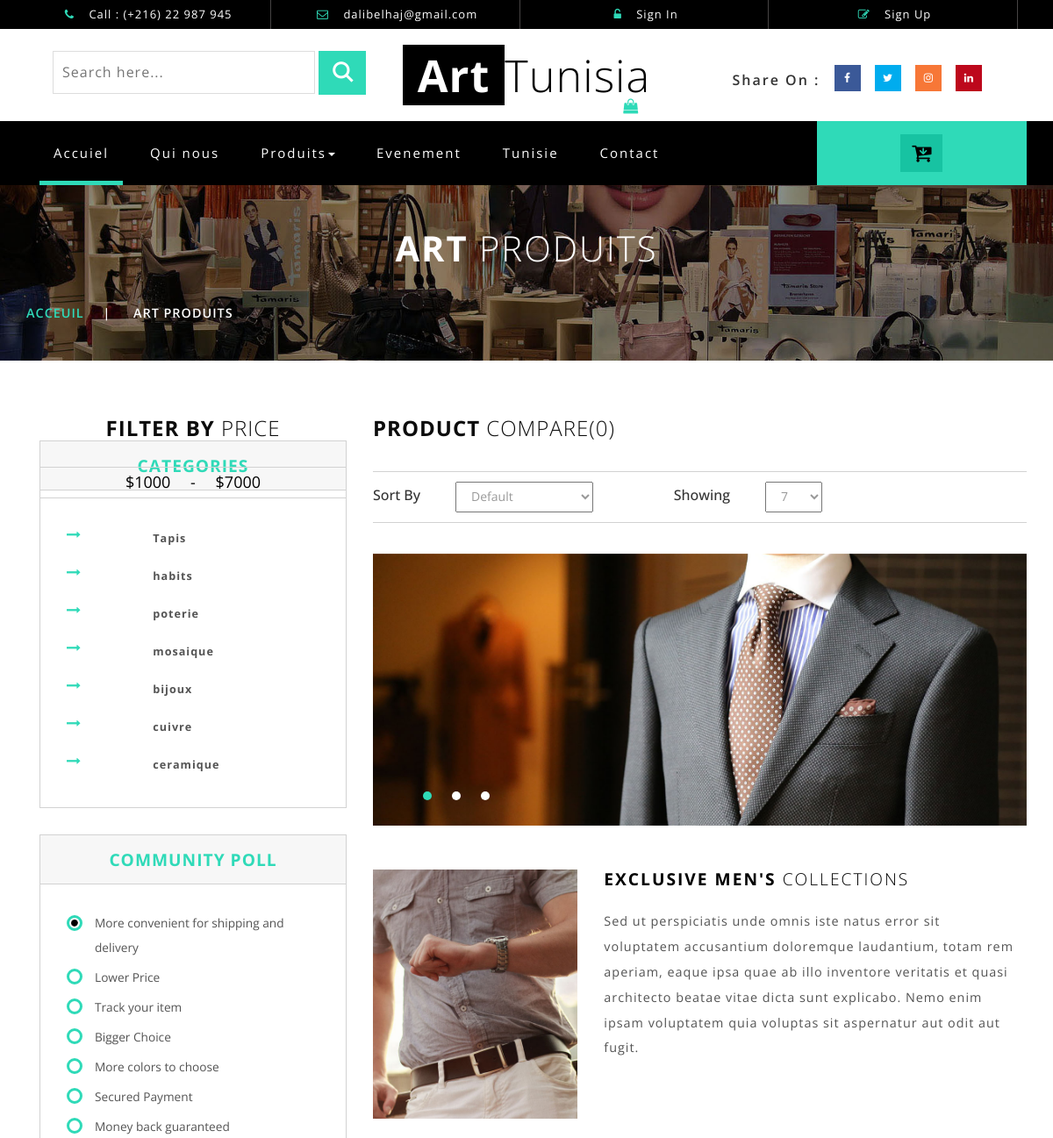
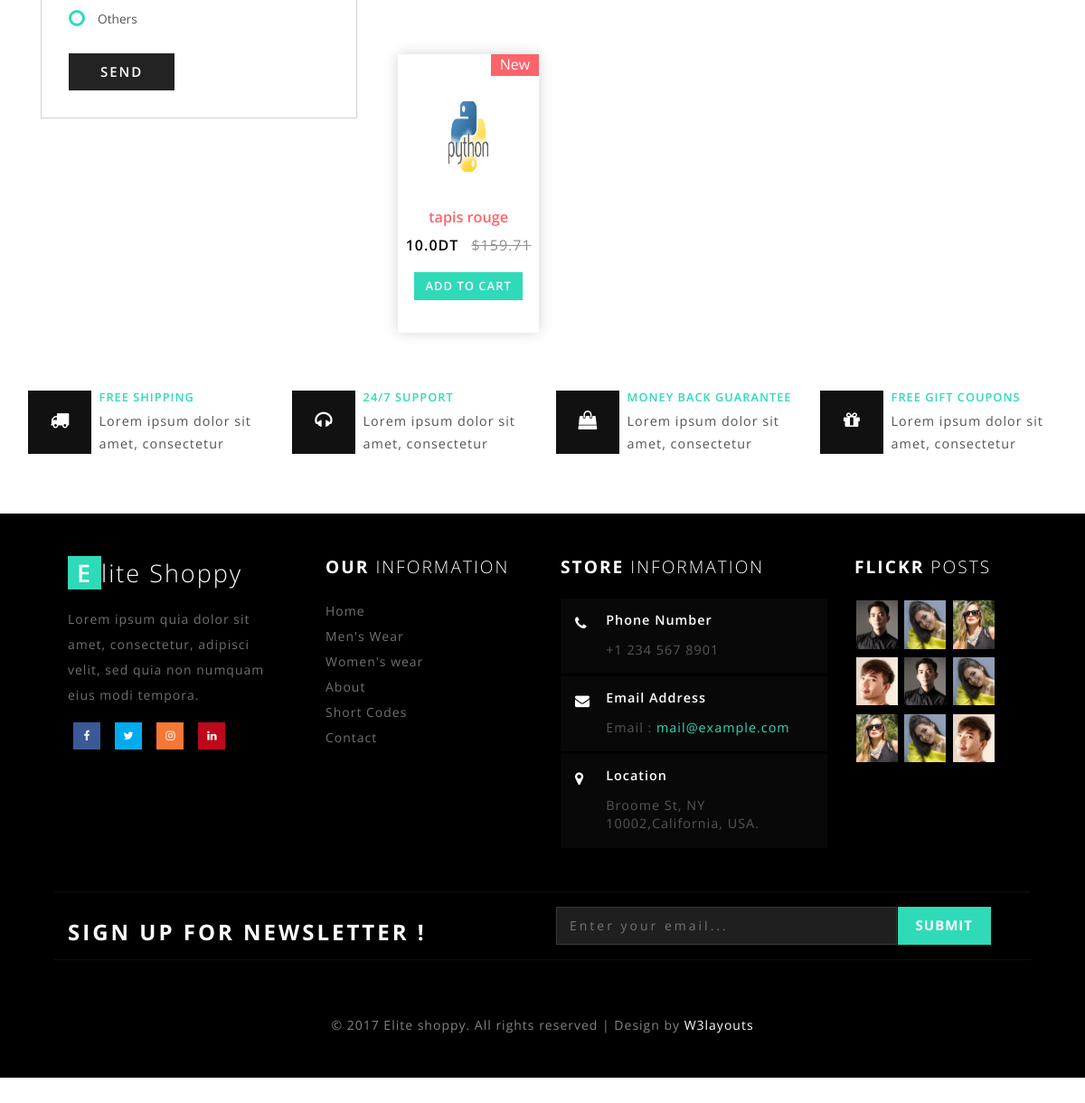
Page /produits on the committed database (2 pictures, top to bottom).
### art/models.py (models this page shows, shortened)
class Product(models.Model):
    name = models.CharField(max_length=150, verbose_name="Nom du produit")
    category = models.ForeignKey(Category,on_delete=models.CASCADE, verbose_name="Catégorie du produit")
    short_desc = models.CharField(max_length=150, verbose_name="Description courte")
    long_desc = models.TextField(verbose_name="Description longue")
    price = models.FloatField(verbose_name="Prix HT du produit")
    vat = models.ForeignKey(VAT,on_delete=models.CASCADE, verbose_name="Taux de TVA")
    thumbnail = models.ImageField(verbose_name="Miniature du produit", upload_to='art/media', null=True)
    class Meta:
        verbose_name = 'Produit'
        verbose_name_plural = 'Produits'

### art/views.py (the view, shortened to what this page needs)
# urls.py: url(r'^produits$', views.produits_view, name='produits_view'),
def produits_view(request):
    form = RegisterForm()
    form2 = LoginForm()
    products = Product.objects.all()
    return render(request, 'produit.html', {'products': products, 'form': form, 'form2' : form2})

### art/templates/produit.html (shortened to what this page needs)
{% load staticfiles %}
<!DOCTYPE html>
<html>
<head>
<link href="{% static 'css/bootstrap.css' %}" rel="stylesheet" type="text/css" media="all" />
<link href="{% static 'css/style.css' %}" rel="stylesheet" type="text/css" media="all" />
<link href="{% static 'css/font-awesome.css' %}" rel="stylesheet">
<link href="css/easy-responsive-tabs.css" rel='stylesheet' type='text/css'/>
</head>
<body>
<div class="header" id="home">
	<div class="container">
		<ul>
			<li><i class="fa fa-phone" aria-hidden="true"></i> Call : (+216) 22 987 945</li>
			<li><i class="fa fa-envelope-o" aria-hidden="true"></i> <a href="mailto:info@example.com">dalibelhaj@gmail.com</a></li>
			{% if not user.is_authenticated %}
		    <li> <a href="#" data-toggle="modal" data-target="#myModal"><i class="fa fa-unlock-alt" aria-hidden="true"></i> Sign In </a></li>
			<li> <a href="#" data-toggle="modal" data-target="#myModal2"><i class="fa fa-pencil-square-o" aria-hidden="true"></i> Sign Up </a></li>
			{%endif%}
		</ul>
	</div>
</div>
<div class="header-bot">
	<div class="header-bot_inner_wthreeinfo_header_mid">
		<div class="col-md-4 header-middle">
			<form action="#" method="post">
					<input type="search" name="search" placeholder="Search here..." required="">
					<input type="submit" value=" ">
			</form>
		</div>
			<div class="col-md-4 logo_agile">
					<h1><a href="{% url 'art:index' %}"><span>Art</span>Tunisia <i class="fa fa-shopping-bag top_logo_agile_bag" aria-hidden="true"></i></a></h1>
				</div>
		<div class="col-md-4 agileits-social top_content">
						<ul class="social-nav model-3d-0 footer-social w3_agile_social">
						                                   <li class="share">Share On : </li>
															<li><a href="#" class="facebook">
																  <div class="front"><i class="fa fa-facebook" aria-hidden="true"></i></div>
																  <div class="back"></div></a></li>
															<li><a href="#" class="twitter">
																  <div class="front"><i class="fa fa-twitter" aria-hidden="true"></i></div>
																  <div class="back"></div></a></li>
															<li><a href="#" class="instagram">
																  <div class="front"><i class="fa fa-instagram" aria-hidden="true"></i></div>
																  <div class="back"></div></a></li>
															<li><a href="#" class="pinterest">
																  <div class="front"><i class="fa fa-linkedin" aria-hidden="true"></i></div>
																  <div class="back"></div></a></li>
														</ul>
		</div>
		<div class="clearfix"></div>
	</div>
</div>
<div class="ban-top">
	<div class="container">
		<div class="top_nav_left">
			<nav class="navbar navbar-default">
				<div class="container-fluid">
				  <div class="collapse navbar-collapse menu--shylock" id="bs-example-navbar-collapse-1">
					<ul class="nav navbar-nav menu__list">
					  <li class="active menu__item menu__item--current"><a class="menu__link" href="{% url 'art:index' %}">Accuiel <span class="sr-only">(current)</span></a></li>
					  <li class=" menu__item"><a class="menu__link" href="{% url 'art:about_view' %}">Qui nous</a></li>
					  <li class="dropdown menu__item">
						  <a href="#" class="dropdown-toggle menu__link" data-toggle="dropdown" role="button" aria-haspopup="true" aria-expanded="false">Produits<span class="caret"></span></a>
					  </li>
					  <li class=" menu__item"><a class="menu__link" href="{% url 'art:event_view' %}">Evenement</a></li>
					  <li class=" menu__item"><a class="menu__link" href="{% url 'art:tunisie_view' %}">Tunisie</a></li>
					  <li class=" menu__item"><a class="menu__link" href="{% url 'art:contact_view' %}">Contact</a></li>
					</ul>
				  </div>
				</div>
			  </nav>
		</div>
		<div class="top_nav_right">
			<div class="wthreecartaits wthreecartaits2 cart cart box_1">
						<form action="#" method="post" class="last">
						<button class="w3view-cart" type="submit" name="submit" value=""><i class="fa fa-cart-arrow-down" aria-hidden="true"></i></button>
					</form>
						</div>
		</div>
		<div class="clearfix"></div>
	</div>
</div>
<div class="page-head_agile_info_w3l">
		<div class="container">
			<h3>Art <span>Produits</span></h3>
				 <div class="services-breadcrumb">
						<div class="agile_inner_breadcrumb">
						   <ul class="w3_short">
								<li><a href="http://127.0.0.1:8000">Acceuil</a><i>|</i></li>
								<li>Art Produits</li>
							</ul>
						 </div>
				</div>
	</div>
</div>
	<div class="banner-bootom-w3-agileits">
	<div class="container">
		<div class="col-md-4 products-left">
			<div class="filter-price">
				<h3>Filter By <span>Price</span></h3>
					<ul class="dropdown-menu6">
						<li>
							<input type="text" id="amount" style="border: 0; color: #ffffff; font-weight: normal;" />
						</li>
					</ul>
			</div>
			<div class="css-treeview">
				<h4>Categories</h4>
				<ul class="tree-list-pad">
						<ul>
							<li> <i class="fa fa-long-arrow-right" aria-hidden="true"></i><a href="{% url 'art:cat_view_tapis' %}"><label> Tapis</label></a></li>
							<li> <i class="fa fa-long-arrow-right" aria-hidden="true"></i><a href="{% url 'art:cat_view_habits'%}"><label> habits</label></a></li>
							<li> <i class="fa fa-long-arrow-right" aria-hidden="true"></i><a href="{% url 'art:cat_view_poterie' %}"><label> poterie</label></a></li>
							<li> <i class="fa fa-long-arrow-right" aria-hidden="true"></i><a href="{% url 'art:cat_view_mosaique' %}"><label> mosaique</label></a></li>
							<li> <i class="fa fa-long-arrow-right" aria-hidden="true"></i><a href="{% url 'art:cat_view_bijoux' %}"><label> bijoux</label></a></li>
							<li> <i class="fa fa-long-arrow-right" aria-hidden="true"></i><a href="{% url 'art:cat_view_cuivre' %}"><label> cuivre</label></a></li>
							<li> <i class="fa fa-long-arrow-right" aria-hidden="true"></i><a href="{% url 'art:cat_view_ceramique' %}"><label> ceramique</label></a></li>
				</ul>
			</div>
			<div class="community-poll">
				<h4>Community Poll</h4>
				<div class="swit form">
					<form>
					<div class="check_box"> <div class="radio"> <label><input type="radio" name="radio" checked=""><i></i>More convenient for shipping and delivery</label> </div></div>
					<div class="check_box"> <div class="radio"> <label><input type="radio" name="radio"><i></i>Lower Price</label> </div></div>
					<div class="check_box"> <div class="radio"> <label><input type="radio" name="radio"><i></i>Track your item</label> </div></div>
					<div class="check_box"> <div class="radio"> <label><input type="radio" name="radio"><i></i>Bigger Choice</label> </div></div>
					<div class="check_box"> <div class="radio"> <label><input type="radio" name="radio"><i></i>More colors to choose</label> </div></div>
					<div class="check_box"> <div class="radio"> <label><input type="radio" name="radio"><i></i>Secured Payment</label> </div></div>
					<div class="check_box"> <div class="radio"> <label><input type="radio" name="radio"><i></i>Money back guaranteed</label> </div></div>
					<div class="check_box"> <div class="radio"> <label><input type="radio" name="radio"><i></i>Others</label> </div></div>
					<input type="submit" value="SEND">
					</form>
				</div>
			</div>
		</div>
		<div class="col-md-8 products-right">
			<h5>Product <span>Compare(0)</span></h5>
			<div class="sort-grid">
				<div class="sorting">
					<h6>Sort By</h6>
					<select id="country1" onchange="change_country(this.value)" class="frm-field required sect">
						<option value="null">Default</option>
					</select>
				</div>
				<div class="sorting">
					<h6>Showing</h6>
					<select id="country2" onchange="change_country(this.value)" class="frm-field required sect">
						<option value="null">7</option>
					</select>
					<div class="clearfix"></div>
				</div>
				<div class="clearfix"></div>
			</div>
			<div class="men-wear-top">
				<div  id="top" class="callbacks_container">
					<ul class="rslides" id="slider3">
						<li>
							<img class="img-responsive" src="images/banner2.jpg" alt=" "/>
						</li>
					</ul>
				</div>
			</div>
			<div class="men-wear-bottom">
				<div class="col-sm-4 men-wear-left">
					<img class="img-responsive" src="images/bb2.jpg" alt=" " />
				</div>
				<div class="col-sm-8 men-wear-right">
					<h4>Exclusive Men's <span>Collections</span></h4>
					<p>Sed ut perspiciatis unde omnis iste natus error sit voluptatem
					accusantium doloremque laudantium, totam rem aperiam, eaque ipsa quae
					ab illo inventore veritatis et quasi architecto beatae vitae dicta sunt
					explicabo. Nemo enim ipsam voluptatem quia voluptas sit aspernatur aut
					odit aut fugit. </p>
				</div>
				<div class="clearfix"></div>
			</div>
		<div class="single-pro">
				{% for proc in products%}
				<div class="col-md-3 product-men">
<div class="men-pro-item simpleCart_shelfItem">
<div class="men-thumb-item">
	<img src="../../media/{{proc.thumbnail}}" alt="" class="pro-image-front" width="100" height="150">
		<span class="product-new-top">New</span>
</div>
<div class="item-info-product ">
	<h4><a href="{% url 'art:single_view' proc.id %}">{{proc.name}}</a></h4>
	<div class="info-product-price">
		<span class="item_price">{{proc.price}}DT</span>
		<del>$159.71</del>
	</div>
	<div class="snipcart-details top_brand_home_details item_add single-item hvr-outline-out button2">
						<form action="#" method="post">
							<fieldset>
								<input type="submit" name="submit" value="Add to cart" class="button" />
							</fieldset>
						</form>
					</div>
</div>
</div>
</div>
{% endfor %}
							<div class="clearfix"></div>
		</div>
	</div>
</div>
<div class="coupons">
		<div class="coupons-grids text-center">
			<div class="w3layouts_mail_grid">
				<div class="col-md-3 w3layouts_mail_grid_left">
					<div class="w3layouts_mail_grid_left1 hvr-radial-out">
						<i class="fa fa-truck" aria-hidden="true"></i>
					</div>
					<div class="w3layouts_mail_grid_left2">
						<h3>FREE SHIPPING</h3>
						<p>Lorem ipsum dolor sit amet, consectetur</p>
					</div>
				</div>
				<div class="col-md-3 w3layouts_mail_grid_left">
					<div class="w3layouts_mail_grid_left1 hvr-radial-out">
						<i class="fa fa-headphones" aria-hidden="true"></i>
					</div>
					<div class="w3layouts_mail_grid_left2">
						<h3>24/7 SUPPORT</h3>
						<p>Lorem ipsum dolor sit amet, consectetur</p>
					</div>
				</div>
				<div class="col-md-3 w3layouts_mail_grid_left">
					<div class="w3layouts_mail_grid_left1 hvr-radial-out">
						<i class="fa fa-shopping-bag" aria-hidden="true"></i>
					</div>
					<div class="w3layouts_mail_grid_left2">
						<h3>MONEY BACK GUARANTEE</h3>
						<p>Lorem ipsum dolor sit amet, consectetur</p>
					</div>
				</div>
					<div class="col-md-3 w3layouts_mail_grid_left">
					<div class="w3layouts_mail_grid_left1 hvr-radial-out">
						<i class="fa fa-gift" aria-hidden="true"></i>
					</div>
					<div class="w3layouts_mail_grid_left2">
						<h3>FREE GIFT COUPONS</h3>
						<p>Lorem ipsum dolor sit amet, consectetur</p>
					</div>
				</div>
				<div class="clearfix"> </div>
			</div>
		</div>
</div>
<div class="footer">
	<div class="footer_agile_inner_info_w3l">
		<div class="col-md-3 footer-left">
			<h2><a href="index.html"><span>E</span>lite Shoppy </a></h2>
			<p>Lorem ipsum quia dolor
			sit amet, consectetur, adipisci velit, sed quia non
			numquam eius modi tempora.</p>
			<ul class="social-nav model-3d-0 footer-social w3_agile_social two">
															<li><a href="#" class="facebook">
																  <div class="front"><i class="fa fa-facebook" aria-hidden="true"></i></div>
																  <div class="back"></div></a></li>
															<li><a href="#" class="twitter">
																  <div class="front"><i class="fa fa-twitter" aria-hidden="true"></i></div>
																  <div class="back"></div></a></li>
															<li><a href="#" class="instagram">
																  <div class="front"><i class="fa fa-instagram" aria-hidden="true"></i></div>
																  <div class="back"></div></a></li>
															<li><a href="#" class="pinterest">
																  <div class="front"><i class="fa fa-linkedin" aria-hidden="true"></i></div>
																  <div class="back"></div></a></li>
														</ul>
		</div>
		<div class="col-md-9 footer-right">
			<div class="sign-grds">
				<div class="col-md-4 sign-gd">
					<h4>Our <span>Information</span> </h4>
					<ul>
						<li><a href="index.html">Home</a></li>
						<li><a href="produit.html">Men's Wear</a></li>
						<li><a href="woproduit.html">Women's wear</a></li>
						<li><a href="about.html">About</a></li>
						<li><a href="typography.html">Short Codes</a></li>
						<li><a href="contact.html">Contact</a></li>
					</ul>
				</div>
				<div class="col-md-5 sign-gd-two">
					<h4>Store <span>Information</span></h4>
					<div class="w3-address">
						<div class="w3-address-grid">
							<div class="w3-address-left">
								<i class="fa fa-phone" aria-hidden="true"></i>
							</div>
							<div class="w3-address-right">
								<h6>Phone Number</h6>
								<p>+1 234 567 8901</p>
							</div>
							<div class="clearfix"> </div>
						</div>
						<div class="w3-address-grid">
							<div class="w3-address-left">
								<i class="fa fa-envelope" aria-hidden="true"></i>
							</div>
							<div class="w3-address-right">
								<h6>Email Address</h6>
								<p>Email :<a href="mailto:example@email.com"> mail@example.com</a></p>
							</div>
							<div class="clearfix"> </div>
						</div>
						<div class="w3-address-grid">
							<div class="w3-address-left">
								<i class="fa fa-map-marker" aria-hidden="true"></i>
							</div>
							<div class="w3-address-right">
								<h6>Location</h6>
								<p>Broome St, NY 10002,California, USA.
								</p>
							</div>
							<div class="clearfix"> </div>
						</div>
					</div>
				</div>
				<div class="col-md-3 sign-gd flickr-post">
					<h4>Flickr <span>Posts</span></h4>
					<ul>
						<li><a href="single.html"><img src="images/t1.jpg" alt=" " class="img-responsive" /></a></li>
						<li><a href="single.html"><img src="images/t2.jpg" alt=" " class="img-responsive" /></a></li>
						<li><a href="single.html"><img src="images/t3.jpg" alt=" " class="img-responsive" /></a></li>
						<li><a href="single.html"><img src="images/t4.jpg" alt=" " class="img-responsive" /></a></li>
						<li><a href="single.html"><img src="images/t1.jpg" alt=" " class="img-responsive" /></a></li>
						<li><a href="single.html"><img src="images/t2.jpg" alt=" " class="img-responsive" /></a></li>
						<li><a href="single.html"><img src="images/t3.jpg" alt=" " class="img-responsive" /></a></li>
						<li><a href="single.html"><img src="images/t2.jpg" alt=" " class="img-responsive" /></a></li>
						<li><a href="single.html"><img src="images/t4.jpg" alt=" " class="img-responsive" /></a></li>
					</ul>
				</div>
			</div>
		</div>
		<div class="clearfix"></div>
			<div class="agile_newsletter_footer">
					<div class="col-sm-6 newsleft">
				<h3>SIGN UP FOR NEWSLETTER !</h3>
			</div>
			<div class="col-sm-6 newsright">
				<form action="#" method="post">
					<input type="email" placeholder="Enter your email..." name="email" required="">
					<input type="submit" value="Submit">
				</form>
			</div>
		<div class="clearfix"></div>
	</div>
		<p class="copy-right">&copy 2017 Elite shoppy. All rights reserved | Design by <a href="http://w3layouts.com/">W3layouts</a></p>
	</div>
</div>
</body>
</html>

### rows in the picture
Product: thumbnail (picture), name "tapis rouge", price "10.0"
